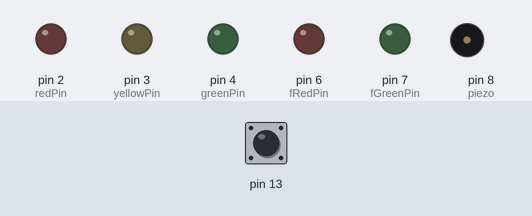
This sketch was run on a simulated Arduino Uno, built with avr-gcc and run on an emulated ATmega328P. Parts: output pins drawn as LEDs (lit = HIGH), buzzer (waves = sounding, pin HIGH). The test bench sets the inputs (shaded band); at power-on: pin 13 LOW. Random numbers use the default seed unless the sketch sets one.

Above: at 1.2 s.
1.3 s: pin 13 driven HIGH
At 2.0 s:
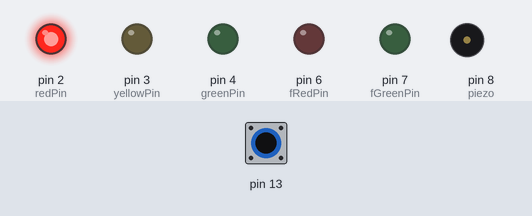
2.8 s: pin 13 pulsed LOW 5 times (0.12 s each, 0.3 s apart)
At 3.97 s:
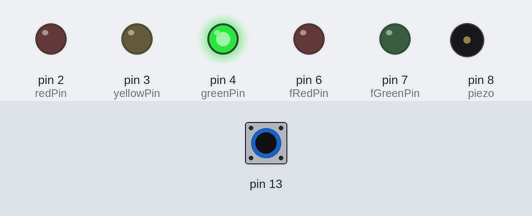
Timing chart, 0 to 5.8 s (numbered marks = the images above; inputs shaded):
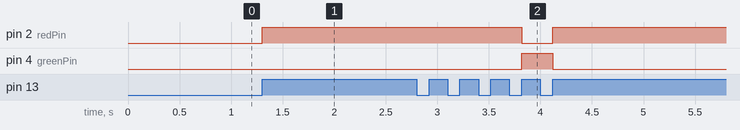

Measured:
- after the input at 1.3 s, pin 2 (redPin): LOW → HIGH at once
- after the input at 2.8 s, pin 2 (redPin): HIGH → LOW after 1.0 s, → HIGH 0.30 s later; pin 4 (greenPin): LOW → HIGH after 1.0 s, → LOW 0.30 s later

The sketch:

sketch_mar6a.ino
```cpp
// Arvids arduinokod för trafikljuset på ellära
bool on = true;
bool off = false;

int redPin = 2;
int yellowPin = 3;
int greenPin = 4;
int fRedPin = 6;
int fGreenPin = 7;
int piezo = 8;
class redOnOff {
  public:
    void on() {
      digitalWrite(redPin, HIGH);
    }

    void off() {
      digitalWrite(redPin, LOW);
    }
};

class yellowOnOff {
  public:
    void on() {
      digitalWrite(yellowPin, HIGH);
    }

    void off() {
      digitalWrite(yellowPin, LOW);
    }
};

class greenOnOff {
  public:
    void on() {
      digitalWrite(greenPin, HIGH);
    }

    void off() {
      digitalWrite(greenPin, LOW);
    }
};
void p13On(){
  digitalWrite(13, HIGH);
}
void p13Off(){
  digitalWrite(13, LOW);
}
void frOn(){
  digitalWrite(fRedPin, HIGH);
}
void frOff(){
  digitalWrite(fRedPin, LOW);
}

void fgOn(){
  digitalWrite(fGreenPin, HIGH);
}
void fgOff(){
  digitalWrite(fGreenPin, LOW);
}
void pOn(){
  digitalWrite(piezo, HIGH);
}
void pOff(){
  digitalWrite(piezo, LOW);
}


void wait(){
  delay(1500);
}

void swait(){
  delay(800);
}
void sosWait(){
  delay(600);
}

static void sosSwait(){
  delay(300);
}

//skaffa fram alla classes
redOnOff red;
yellowOnOff yellow;
greenOnOff green;

void allOn(){
  red.on();
  yellow.on();
  green.on();
  p13On();
}
void allOff(){
  red.off();
  yellow.off();
  green.off();
  p13Off();
}

void trafficLight(bool enable){
  if (enable = true){
    red.on();
    swait();
    yellow.on();
    wait();
    red.off();
    yellow.off();
    green.on();
    wait();
    green.off();
    yellow.on();
    wait();
    yellow.off();
    red.on();


    red.off(); //reset
    yellow.off();
    green.off();
  }
}

void bounce(bool enable){
  if (enable = true){
    red.on();
    swait();
    red.off();
    yellow.on();
    swait();
    yellow.off();
    green.on();
    swait();
    green.off();

    red.off(); //reset
    yellow.off();
    green.off();
  }
}

void refresh(bool enable){
  if (enable = true){
    red.on();
    swait();
    yellow.on();
    swait();
    green.on();
    wait();
    red.off();
    swait();
    yellow.off();
    swait();
    green.off();


    red.off(); //reset
    yellow.off();
    green.off();
  }
}

void ledBlink(){
p13On();
red.on();
green.on();
yellow.on();
wait();
p13Off();
red.off();
yellow.off();
green.off();
wait();
}
void footBlink(){
  fgOff();
  delay(200);
  fgOn();
  pOn();
  delay(200);
  pOff();
  fgOff();
  delay(200);
  fgOn();
  pOn();
  delay(200);
  pOff();
  fgOff();
  delay(200);
  fgOn();
  pOn();
  delay(200);
  pOff();
  fgOff();
  delay(200);
   fgOn();
  pOn();
  delay(200);
  pOff();
  fgOff();
  delay(200);
   fgOn();
  pOn();
  delay(200);
  pOff();
  fgOff();
  delay(200);
   fgOn();
  pOn();
  delay(200);
  pOff();
  fgOff();
  delay(200);


}
void fotTrafficLight(){

green.off();
yellow.on();
wait();
yellow.off();

red.on();
delay(800);
frOff();
fgOn();


delay(3000);
footBlink();

fgOff();
yellow.on();
frOn();
wait();
red.off();
yellow.off();
}
/*
static void sos(){
  allOn();
  sosSWait();
  allOff();
  sosSWait();
  allOn();
  sosSWait();
  allOff();
  sosSWait();
  allOn();
  sosSWait();
  allOff();

  sosWait();
  allOn();
  wait();
  allOff();
  sosWait();
  allOn();
  sosWait();
  allOff();
  sosWait();
  allOn();
  sosWait();
  allOff();
}

/**/

void anim(){
  int d = 0;
  while (d < 150)
  red.on();
  green.off();
  delay(d);
  red.off();
  green.on();
  delay(d);
  d = d + 50;
}

void random(int i){
  if (i == 1){
    //anim();
    red.on();
    green.off();
  }
  else{
    //anim();
    green.on();
    red.off();
  }
}

// Skapa objekt av klasserna globalt så att de är tillgängliga i både setup() och loop()
void setup() {
  pinMode(2, OUTPUT); // Red LED
  pinMode(3, OUTPUT); // Yellow LED
  pinMode(4, OUTPUT); // Green LED
  pinMode(13, INPUT);

  pinMode(6, OUTPUT);
  pinMode(7, OUTPUT);
  pinMode(8, OUTPUT);
  red.off(); //reset
  yellow.off();
  green.off();

}
void loop() {

int rand = 0;
rand = digitalRead(13);
if (rand == 1){
  random(1);
  while (rand != 0){
    rand = digitalRead(13);
  }

  rand = 0;
}


rand = digitalRead(13);
if (rand == 1){
  random(2);
  while (rand != 0){
    rand = digitalRead(13);
  }
  rand = 0;
}


/*
green.on();
red.off();
swait();
red.on();
green.off();
swait();
/**/


/*
//sos();
//ledBlink();
int pin13In = digitalRead(13);

 // trafficLight(on);

if (pin13In == 0)
{

green.on();
frOn();
}
else
{

fotTrafficLight();

}

/**/


  //bounce(on);

  //refresh(on);
  /**/

}
```
